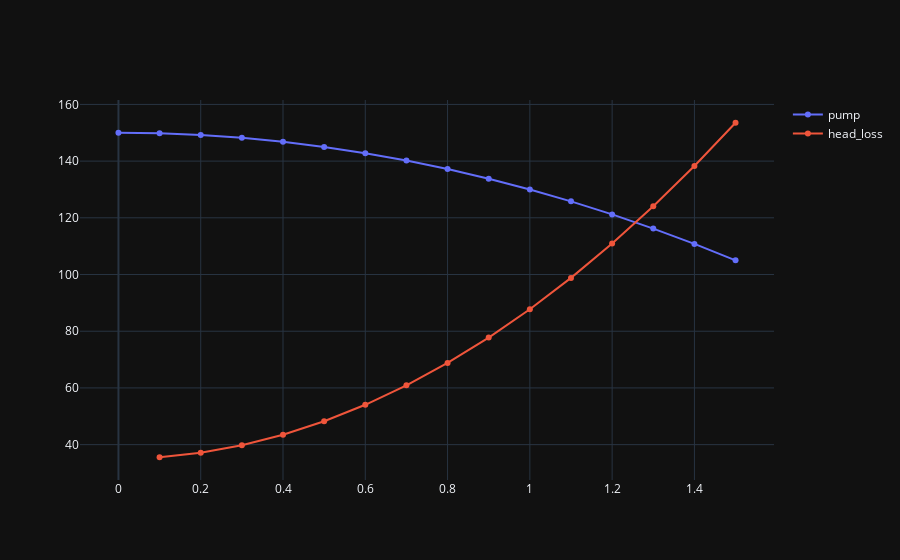

Source (notebook cell):
### Code cell
# Let's get the system head loss curve
fluid = Fluid(FluidsList.Water).with_state(Input.pressure(1e5), Input.temperature(20))
_, inner_dia_m, _, _ = nearest_pipe(Di=0.4, schedule="40")
roughness = friction.material_roughness("clean steel pipe")
pipe_section_area_m2 = np.pi * inner_dia_m**2 / 4
h_lift = 35

def get_system_head_m(vol_flow_m3_per_s: float) -> float:
    """Returns the system head loss in meter"""
    pressure_drop = friction.one_phase_dP(
        m=vol_flow_m3_per_s * fluid.density,
        rho=fluid.density,
        mu=fluid.dynamic_viscosity,
        D=inner_dia_m,
        roughness=roughness,
        L=450
    )
    return pressure_drop / fluid.density / 9.81 + h_lift

head_system_m_array = np.array([
    get_system_head_m(vol_flow)
    for vol_flow in vol_flow_m3_per_s_array[1:]
])
fig = make_subplots()
fig.add_scatter(x=vol_flow_m3_per_s_array, y=pump_head_m_array, name="pump")
fig.add_scatter(x=vol_flow_m3_per_s_array[1:], y=head_system_m_array, name="head_loss")

### Figure 1 — Plotly figure (JSON) as saved in the notebook; plotly's stock layout.template omitted (floating-point values rounded to 4 significant figures)
{"data": [{"name": "pump", "x": [0.0, 0.1, 0.2, 0.3, 0.4, 0.5, 0.6, 0.7, 0.8, 0.9, 1.0, 1.1, 1.2, 1.3, 1.4, 1.5], "y": [150.0, 149.8, 149.2, 148.2, 146.8, 145.0, 142.8, 140.2, 137.2, 133.8, 130.0, 125.8, 121.2, 116.2, 110.8, 105.0], "type": "scatter"}, {"name": "head_loss", "x": [0.1, 0.2, 0.3, 0.4, 0.5, 0.6, 0.7, 0.8, 0.9, 1.0, 1.1, 1.2, 1.3, 1.4, 1.5], "y": [35.55, 37.15, 39.8, 43.5, 48.25, 54.05, 60.9, 68.81, 77.76, 87.76, 98.81, 110.9, 124.1, 138.3, 153.5], "type": "scatter"}], "layout": {"xaxis": {"anchor": "y", "domain": [0.0, 1.0]}, "yaxis": {"anchor": "x", "domain": [0.0, 1.0]}}}
